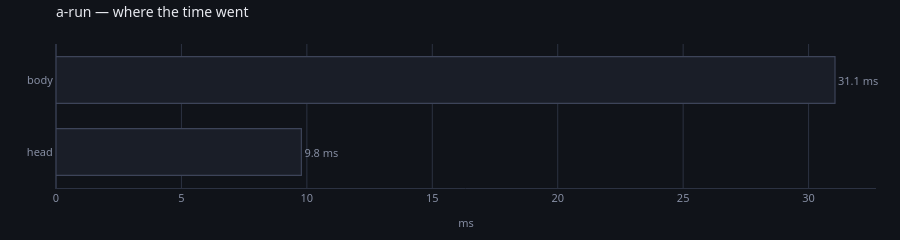

The cell this chart's notebook holds for it:
### Markdown cell above
## Where the time went

The aggregated view. With two nodes it is not a mystery; with twenty and a
device hop it is the first thing to look at when a step is slower than it
should be.

### Code cell
spent(store, run="a-run")

### Figure 1 — Plotly figure (JSON) as saved in the notebook; plotly's stock layout.template omitted (floating-point values rounded to 4 significant figures)
{"data": [{"cliponaxis": false, "customdata": [[300, 0, 0.0326, "here"], [300, 0, 0.1035, "here"]], "hovertemplate": "<b>%{y}</b><br>%{x:.1f} ms in total<br>%{customdata[0]} runs, %{customdata[1]} read back<br>%{customdata[2]:.2f} ms each<br>%{customdata[3]}<extra></extra>", "marker": {"color": ["#1a1e28", "#1a1e28"], "line": {"color": ["#3d4459", "#3d4459"], "width": 1.2}}, "orientation": "h", "text": ["9.8 ms", "31.1 ms"], "textfont": {"color": "#868ea3", "size": 11}, "textposition": "outside", "type": "bar", "x": [9.781, 31.05], "y": ["head", "body"]}], "layout": {"bargap": 0.35, "font": {"color": "#e7e9ef", "family": "system-ui, -apple-system, Segoe UI, Roboto, sans-serif", "size": 12}, "height": 180, "hoverlabel": {"align": "left", "bgcolor": "#1a1e28", "bordercolor": "#2c3242", "font": {"color": "#e7e9ef", "family": "system-ui, -apple-system, Segoe UI, Roboto, sans-serif"}}, "legend": {"bgcolor": "rgba(0,0,0,0)", "font": {"color": "#868ea3"}, "orientation": "h", "x": 1, "xanchor": "right", "y": 1.02, "yanchor": "bottom"}, "margin": {"b": 44, "l": 56, "r": 24, "t": 44}, "paper_bgcolor": "#101319", "plot_bgcolor": "#101319", "showlegend": false, "title": {"font": {"size": 14}, "text": "a-run — where the time went", "x": 0, "xanchor": "left", "xref": "paper", "y": 0.97, "yanchor": "top"}, "xaxis": {"gridcolor": "#2c3242", "linecolor": "#2c3242", "tickfont": {"color": "#868ea3", "size": 11}, "title": {"font": {"color": "#868ea3", "size": 11}, "text": "ms"}, "zerolinecolor": "#2c3242"}, "yaxis": {"automargin": true, "gridcolor": "#2c3242", "linecolor": "#2c3242", "showgrid": false, "tickfont": {"color": "#868ea3", "size": 11}, "title": {"font": {"color": "#868ea3", "size": 11}}, "zerolinecolor": "#2c3242"}}}
